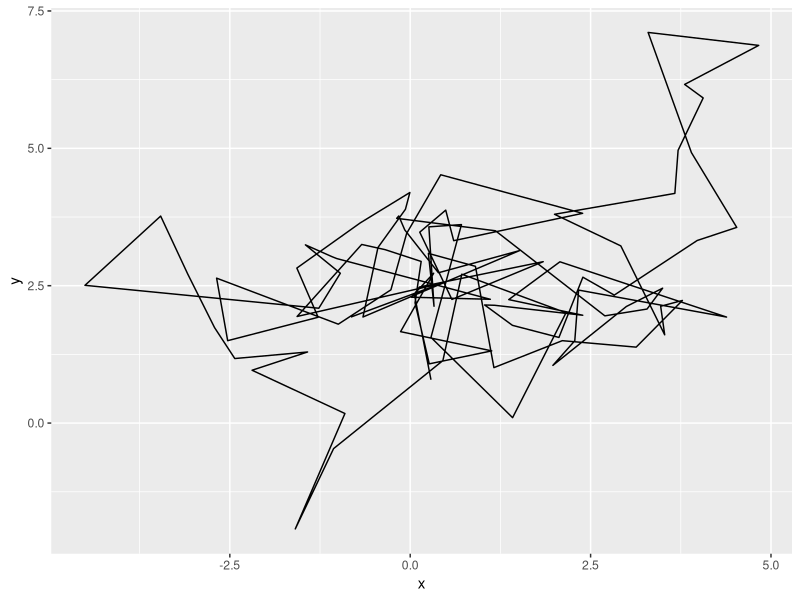

Reproduce this figure in R.
x <- c(); y <- c()

set.seed(123)
x[1] <- runif(1); y[1] <- runif(1)

for(i in 2:100){
  x[i] <- x[i-1] + rnorm(1, 0, 1)
  y[i] <- y[i-1] + rnorm(1, 0, 1)
}

tabla <- data.frame(x = x, y = y)

library(ggplot2)
ggplot(tabla) + geom_path(aes(x = x, y = y))
